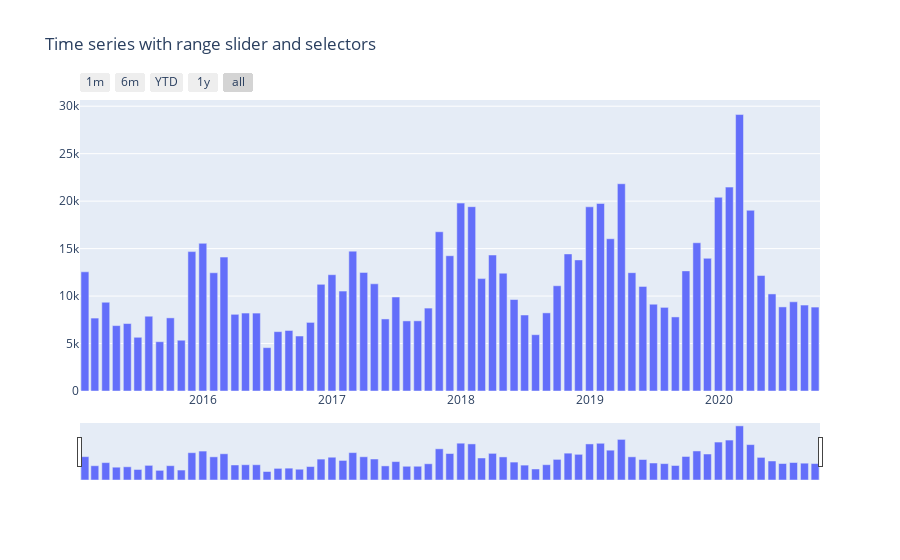

The notebook cell this image was saved under:
### Markdown cell above
## Interactive Plotting

### Code cell
import plotly.graph_objects as go

# Create figure
fig = go.Figure()

fig.add_trace(
    go.Bar(x=list(energy_monthly.index), y=list(energy_monthly.DE_wind_generation)))

# Set title
fig.update_layout(
    title_text="Time series with range slider and selectors"
)

# Add range slider
fig.update_layout(
    xaxis=dict(
        rangeselector=dict(
            buttons=list([
                dict(count=1,
                     label="1m",
                     step="month",
                     stepmode="backward"),
                dict(count=6,
                     label="6m",
                     step="month",
                     stepmode="backward"),
                dict(count=1,
                     label="YTD",
                     step="year",
                     stepmode="todate"),
                dict(count=1,
                     label="1y",
                     step="year",
                     stepmode="backward"),
                dict(step="all")
            ])
        ),
        rangeslider=dict(
            visible=True
        ),
        type="date"
    )
)

fig.show()

### Figure 1 — Plotly figure (JSON) as saved in the notebook; plotly's stock layout.template omitted (floating-point values rounded to 4 significant figures)
{"data": [{"type": "bar", "x": ["2015-01-31T00:00:00+00:00", "2015-02-28T00:00:00+00:00", "2015-03-31T00:00:00+00:00", "2015-04-30T00:00:00+00:00", "2015-05-31T00:00:00+00:00", "2015-06-30T00:00:00+00:00", "2015-07-31T00:00:00+00:00", "2015-08-31T00:00:00+00:00", "2015-09-30T00:00:00+00:00", "2015-10-31T00:00:00+00:00", "2015-11-30T00:00:00+00:00", "2015-12-31T00:00:00+00:00", "2016-01-31T00:00:00+00:00", "2016-02-29T00:00:00+00:00", "2016-03-31T00:00:00+00:00", "2016-04-30T00:00:00+00:00", "2016-05-31T00:00:00+00:00", "2016-06-30T00:00:00+00:00", "2016-07-31T00:00:00+00:00", "2016-08-31T00:00:00+00:00", "2016-09-30T00:00:00+00:00", "2016-10-31T00:00:00+00:00", "2016-11-30T00:00:00+00:00", "2016-12-31T00:00:00+00:00", "2017-01-31T00:00:00+00:00", "2017-02-28T00:00:00+00:00", "2017-03-31T00:00:00+00:00", "2017-04-30T00:00:00+00:00", "2017-05-31T00:00:00+00:00", "2017-06-30T00:00:00+00:00", "2017-07-31T00:00:00+00:00", "2017-08-31T00:00:00+00:00", "2017-09-30T00:00:00+00:00", "2017-10-31T00:00:00+00:00", "2017-11-30T00:00:00+00:00", "2017-12-31T00:00:00+00:00", "2018-01-31T00:00:00+00:00", "2018-02-28T00:00:00+00:00", "2018-03-31T00:00:00+00:00", "2018-04-30T00:00:00+00:00", "2018-05-31T00:00:00+00:00", "2018-06-30T00:00:00+00:00", "2018-07-31T00:00:00+00:00", "2018-08-31T00:00:00+00:00", "2018-09-30T00:00:00+00:00", "2018-10-31T00:00:00+00:00", "2018-11-30T00:00:00+00:00", "2018-12-31T00:00:00+00:00", "2019-01-31T00:00:00+00:00", "2019-02-28T00:00:00+00:00", "2019-03-31T00:00:00+00:00", "2019-04-30T00:00:00+00:00", "2019-05-31T00:00:00+00:00", "2019-06-30T00:00:00+00:00", "2019-07-31T00:00:00+00:00", "2019-08-31T00:00:00+00:00", "2019-09-30T00:00:00+00:00", "2019-10-31T00:00:00+00:00", "2019-11-30T00:00:00+00:00", "2019-12-31T00:00:00+00:00", "2020-01-31T00:00:00+00:00", "2020-02-29T00:00:00+00:00", "2020-03-31T00:00:00+00:00", "2020-04-30T00:00:00+00:00", "2020-05-31T00:00:00+00:00", "2020-06-30T00:00:00+00:00", "2020-07-31T00:00:00+00:00", "2020-08-31T00:00:00+00:00", "2020-09-30T00:00:00+00:00"], "y": [12550.0, 7681.0, 9350.0, 6888.0, 7106.0, 5659.0, 7875.0, 5193.0, 7703.0, 5348.0, 14680.0, 15560.0, 12450.0, 14100.0, 8078.0, 8211.0, 8207.0, 4568.0, 6252.0, 6375.0, 5791.0, 7226.0, 11240.0, 12250.0, 10520.0, 14730.0, 12490.0, 11290.0, 7590.0, 9900.0, 7384.0, 7392.0, 8733.0, 16770.0, 14250.0, 19790.0, 19420.0, 11840.0, 14320.0, 12410.0, 9635.0, 8005.0, 5930.0, 8230.0, 11090.0, 14440.0, 13810.0, 19400.0, 19750.0, 16040.0, 21830.0, 12460.0, 11020.0, 9144.0, 8809.0, 7802.0, 12650.0, 15620.0, 13980.0, 20410.0, 21480.0, 29120.0, 19030.0, 12160.0, 10220.0, 8857.0, 9395.0, 9047.0, 8840.0]}], "layout": {"title": {"text": "Time series with range slider and selectors"}, "xaxis": {"rangeselector": {"buttons": [{"count": 1, "label": "1m", "step": "month", "stepmode": "backward"}, {"count": 6, "label": "6m", "step": "month", "stepmode": "backward"}, {"count": 1, "label": "YTD", "step": "year", "stepmode": "todate"}, {"count": 1, "label": "1y", "step": "year", "stepmode": "backward"}, {"step": "all"}]}, "rangeslider": {"visible": true}, "type": "date"}}}
